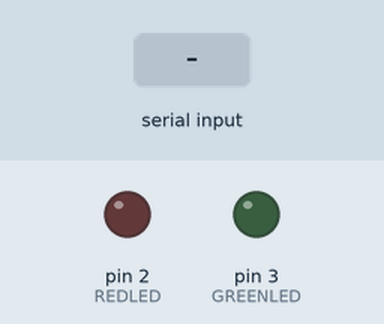
This sketch was run on a simulated Arduino Uno, built with avr-gcc and run on an emulated ATmega328P. Parts: output pins drawn as LEDs (lit = HIGH). Inputs (shaded band) come from the test bench.

Above: at 1.2 s.
1.3 s: "2" received over the second serial link
At 2.0 s:
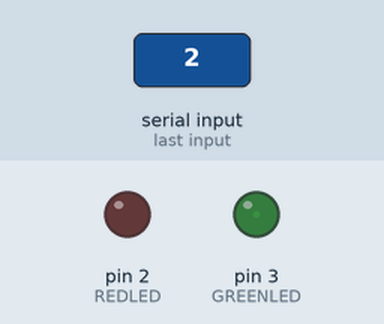
2.8 s: "1" received over the second serial link
At 3.1 s:
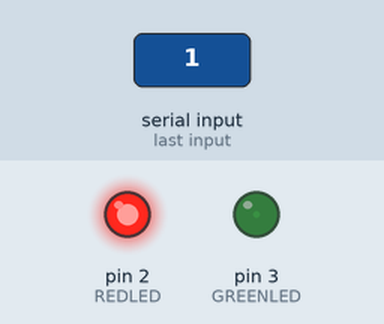
4.3 s: "0" received over the second serial link
At 5.4 s:
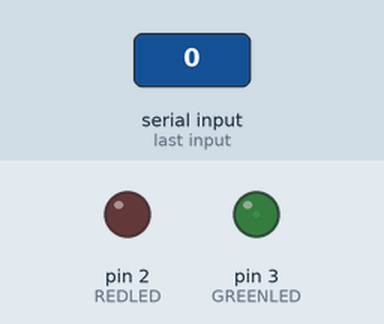
Timing chart, 0 to 7.3 s (numbered marks = the images above; inputs shaded):
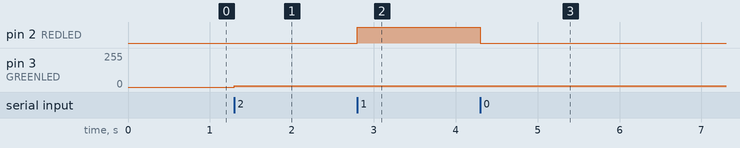

Measured:
- after the input at 1.3 s, pin 3 (GREENLED): 0/255 → 10/255 at once
- after the input at 2.8 s, pin 2 (REDLED): LOW → HIGH at once
- after the input at 4.3 s, pin 2 (REDLED): HIGH → LOW at once

The sketch:

exercise_4.ino
```cpp
#include <SoftwareSerial.h> // 'set digital pins for serial communication'
SoftwareSerial wirelessNetworkYT(10, 11); // 'pin 10 as RX, pin 11 as TX'
char DAT = 0; // ' variable to store received character'
int REDLED = 2; // 'Red LED to digital pin number 2'
int GREENLED = 3; // 'Green LED with digital pin number 3'
int toggle1=0;
int brillo=0;

void setup(){
wirelessNetworkYT.begin(38400); // ' Serial communication between Arduino and the module at 38400 bps'
pinMode(REDLED, OUTPUT); // 'pin 2 as output'
pinMode(GREENLED, OUTPUT); // 'pin 3 as output'
}
void loop(){
if (wirelessNetworkYT.available()){ // ' if there is information available from module'
DAT = wirelessNetworkYT.read(); // 'stores in DATO the character received from module'

if ( DAT == '1' && toggle1==1 ){
digitalWrite(REDLED, HIGH); toggle1=0; // 'turn on red LED'
}
else{
  digitalWrite(REDLED, LOW); toggle1=1; // 'turn off red LED'
}

if(DAT=='2'){
  analogWrite(GREENLED,brillo+=10);  // 'increses brightness in on red LED'

} else if(DAT =='3'){
  analogWrite(GREENLED,brillo-=10); // 'decreses brightness in on red LED'
}
}
}
```
